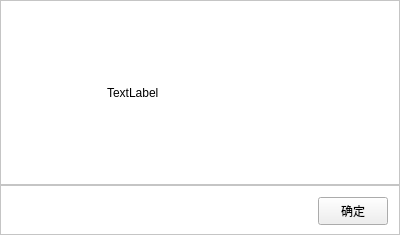
<?xml version="1.0" encoding="UTF-8"?>
<ui version="4.0">
 <class>MsgBox</class>
 <widget class="QFrame" name="MsgBox">
  <property name="geometry">
   <rect>
    <x>0</x>
    <y>0</y>
    <width>400</width>
    <height>235</height>
   </rect>
  </property>
  <property name="windowTitle">
   <string>MsgBox</string>
  </property>
  <property name="styleSheet">
   <string notr="true">QFrame
{
	background-color:white;
}</string>
  </property>
  <layout class="QVBoxLayout" name="verticalLayout">
   <property name="spacing">
    <number>0</number>
   </property>
   <property name="margin">
    <number>0</number>
   </property>
   <item>
    <widget class="QFrame" name="frame2">
     <property name="frameShape">
      <enum>QFrame::StyledPanel</enum>
     </property>
     <property name="frameShadow">
      <enum>QFrame::Raised</enum>
     </property>
     <layout class="QHBoxLayout" name="horizontalLayout_2">
      <property name="leftMargin">
       <number>30</number>
      </property>
      <item>
       <widget class="QLabel" name="label">
        <property name="maximumSize">
         <size>
          <width>70</width>
          <height>16777215</height>
         </size>
        </property>
        <property name="text">
         <string/>
        </property>
        <property name="pixmap">
         <pixmap resource="m6000.qrc">:/Image/information.png</pixmap>
        </property>
       </widget>
      </item>
      <item>
       <widget class="QLabel" name="lbMsg">
        <property name="text">
         <string>TextLabel</string>
        </property>
       </widget>
      </item>
     </layout>
    </widget>
   </item>
   <item>
    <widget class="QFrame" name="frame_msgBox">
     <property name="maximumSize">
      <size>
       <width>16777215</width>
       <height>50</height>
      </size>
     </property>
     <property name="frameShape">
      <enum>QFrame::StyledPanel</enum>
     </property>
     <property name="frameShadow">
      <enum>QFrame::Raised</enum>
     </property>
     <layout class="QHBoxLayout" name="horizontalLayout">
      <item>
       <spacer name="horizontalSpacer">
        <property name="orientation">
         <enum>Qt::Horizontal</enum>
        </property>
        <property name="sizeHint" stdset="0">
         <size>
          <width>40</width>
          <height>20</height>
         </size>
        </property>
       </spacer>
      </item>
      <item>
       <widget class="QPushButton" name="btnOK">
        <property name="minimumSize">
         <size>
          <width>70</width>
          <height>28</height>
         </size>
        </property>
        <property name="maximumSize">
         <size>
          <width>70</width>
          <height>28</height>
         </size>
        </property>
        <property name="styleSheet">
         <string notr="true"/>
        </property>
        <property name="text">
         <string>确定</string>
        </property>
       </widget>
      </item>
     </layout>
    </widget>
   </item>
  </layout>
 </widget>
 <layoutdefault spacing="6" margin="11"/>
 <resources>
  <include location="m6000.qrc"/>
 </resources>
 <connections/>
</ui>
